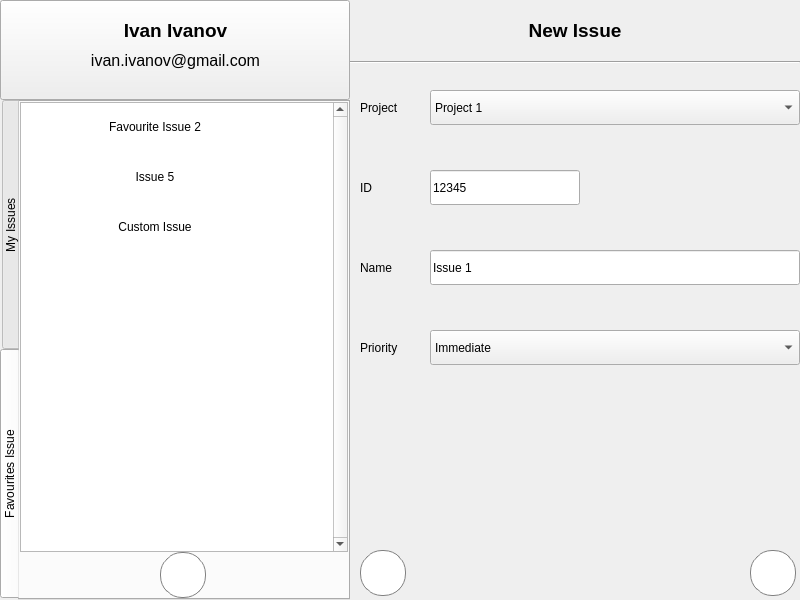
<?xml version="1.0" encoding="UTF-8"?>
<ui version="4.0">
 <class>MainWindow</class>
 <widget class="QMainWindow" name="MainWindow">
  <property name="geometry">
   <rect>
    <x>0</x>
    <y>0</y>
    <width>800</width>
    <height>600</height>
   </rect>
  </property>
  <property name="windowTitle">
   <string>Redmine Tracker</string>
  </property>
  <widget class="QWidget" name="centralwidget">
   <widget class="QPushButton" name="user">
    <property name="geometry">
     <rect>
      <x>0</x>
      <y>0</y>
      <width>350</width>
      <height>100</height>
     </rect>
    </property>
    <property name="text">
     <string/>
    </property>
   </widget>
   <widget class="QLabel" name="user_mail">
    <property name="geometry">
     <rect>
      <x>0</x>
      <y>50</y>
      <width>351</width>
      <height>21</height>
     </rect>
    </property>
    <property name="font">
     <font>
      <pointsize>12</pointsize>
     </font>
    </property>
    <property name="text">
     <string>ivan.ivanov@gmail.com</string>
    </property>
    <property name="alignment">
     <set>Qt::AlignCenter</set>
    </property>
    <property name="wordWrap">
     <bool>true</bool>
    </property>
   </widget>
   <widget class="QLabel" name="user_name">
    <property name="geometry">
     <rect>
      <x>0</x>
      <y>20</y>
      <width>351</width>
      <height>21</height>
     </rect>
    </property>
    <property name="font">
     <font>
      <pointsize>14</pointsize>
      <weight>75</weight>
      <bold>true</bold>
     </font>
    </property>
    <property name="styleSheet">
     <string notr="true">color: black;</string>
    </property>
    <property name="text">
     <string>Ivan Ivanov</string>
    </property>
    <property name="textFormat">
     <enum>Qt::AutoText</enum>
    </property>
    <property name="alignment">
     <set>Qt::AlignCenter</set>
    </property>
    <property name="wordWrap">
     <bool>true</bool>
    </property>
   </widget>
   <widget class="QTabWidget" name="issues_3">
    <property name="geometry">
     <rect>
      <x>0</x>
      <y>100</y>
      <width>350</width>
      <height>500</height>
     </rect>
    </property>
    <property name="styleSheet">
     <string notr="true">QTabBar::tab {
	height: 249px;
	width: 20px;
	color: black;
}</string>
    </property>
    <property name="tabPosition">
     <enum>QTabWidget::West</enum>
    </property>
    <property name="currentIndex">
     <number>1</number>
    </property>
    <property name="elideMode">
     <enum>Qt::ElideNone</enum>
    </property>
    <widget class="QWidget" name="my_issues">
     <attribute name="title">
      <string>My Issues</string>
     </attribute>
     <widget class="QListWidget" name="issues">
      <property name="geometry">
       <rect>
        <x>0</x>
        <y>0</y>
        <width>328</width>
        <height>500</height>
       </rect>
      </property>
      <property name="verticalScrollBarPolicy">
       <enum>Qt::ScrollBarAlwaysOn</enum>
      </property>
      <property name="horizontalScrollBarPolicy">
       <enum>Qt::ScrollBarAlwaysOff</enum>
      </property>
      <property name="dragEnabled">
       <bool>false</bool>
      </property>
      <property name="currentRow">
       <number>-1</number>
      </property>
      <item>
       <property name="text">
        <string/>
       </property>
       <property name="font">
        <font>
         <pointsize>26</pointsize>
        </font>
       </property>
       <property name="flags">
        <set>ItemIsSelectable|ItemIsUserCheckable|ItemIsEnabled</set>
       </property>
      </item>
      <item>
       <property name="text">
        <string/>
       </property>
       <property name="font">
        <font>
         <pointsize>26</pointsize>
        </font>
       </property>
      </item>
      <item>
       <property name="text">
        <string/>
       </property>
       <property name="font">
        <font>
         <pointsize>26</pointsize>
        </font>
       </property>
      </item>
      <item>
       <property name="text">
        <string/>
       </property>
       <property name="font">
        <font>
         <pointsize>26</pointsize>
        </font>
       </property>
      </item>
      <item>
       <property name="text">
        <string/>
       </property>
       <property name="font">
        <font>
         <pointsize>26</pointsize>
        </font>
       </property>
      </item>
     </widget>
     <widget class="QPushButton" name="issue5_button">
      <property name="geometry">
       <rect>
        <x>280</x>
        <y>212</y>
        <width>25</width>
        <height>25</height>
       </rect>
      </property>
      <property name="styleSheet">
       <string notr="true">border: none;</string>
      </property>
      <property name="text">
       <string/>
      </property>
      <property name="icon">
       <iconset resource="resources.qrc">
        <normaloff>:/favourite/not_favourite.png</normaloff>
        <normalon>:/favourite/favourite.png</normalon>:/favourite/not_favourite.png</iconset>
      </property>
      <property name="checkable">
       <bool>true</bool>
      </property>
      <property name="checked">
       <bool>true</bool>
      </property>
     </widget>
     <widget class="QPushButton" name="issue1_button">
      <property name="geometry">
       <rect>
        <x>280</x>
        <y>12</y>
        <width>25</width>
        <height>25</height>
       </rect>
      </property>
      <property name="styleSheet">
       <string notr="true">border: none;</string>
      </property>
      <property name="text">
       <string/>
      </property>
      <property name="icon">
       <iconset resource="resources.qrc">
        <normaloff>:/favourite/not_favourite.png</normaloff>
        <normalon>:/favourite/favourite.png</normalon>:/favourite/not_favourite.png</iconset>
      </property>
      <property name="checkable">
       <bool>true</bool>
      </property>
      <property name="checked">
       <bool>false</bool>
      </property>
     </widget>
     <widget class="QLabel" name="issue5_label">
      <property name="geometry">
       <rect>
        <x>0</x>
        <y>200</y>
        <width>270</width>
        <height>50</height>
       </rect>
      </property>
      <property name="styleSheet">
       <string notr="true">color: black</string>
      </property>
      <property name="text">
       <string>Issue 5</string>
      </property>
      <property name="alignment">
       <set>Qt::AlignCenter</set>
      </property>
      <property name="wordWrap">
       <bool>true</bool>
      </property>
     </widget>
     <widget class="QLabel" name="issue3_label">
      <property name="geometry">
       <rect>
        <x>0</x>
        <y>100</y>
        <width>270</width>
        <height>50</height>
       </rect>
      </property>
      <property name="styleSheet">
       <string notr="true">color: black</string>
      </property>
      <property name="text">
       <string>Issue 3</string>
      </property>
      <property name="alignment">
       <set>Qt::AlignCenter</set>
      </property>
      <property name="wordWrap">
       <bool>true</bool>
      </property>
     </widget>
     <widget class="QPushButton" name="issue2_button">
      <property name="geometry">
       <rect>
        <x>280</x>
        <y>62</y>
        <width>27</width>
        <height>29</height>
       </rect>
      </property>
      <property name="styleSheet">
       <string notr="true">border: none;</string>
      </property>
      <property name="text">
       <string/>
      </property>
      <property name="icon">
       <iconset resource="resources.qrc">
        <normaloff>:/favourite/not_favourite.png</normaloff>
        <normalon>:/favourite/favourite.png</normalon>:/favourite/not_favourite.png</iconset>
      </property>
      <property name="checkable">
       <bool>true</bool>
      </property>
      <property name="checked">
       <bool>true</bool>
      </property>
     </widget>
     <widget class="QLabel" name="issue2_label">
      <property name="geometry">
       <rect>
        <x>0</x>
        <y>50</y>
        <width>270</width>
        <height>50</height>
       </rect>
      </property>
      <property name="styleSheet">
       <string notr="true">color: black</string>
      </property>
      <property name="text">
       <string>Favourite Issue 2</string>
      </property>
      <property name="alignment">
       <set>Qt::AlignCenter</set>
      </property>
      <property name="wordWrap">
       <bool>true</bool>
      </property>
     </widget>
     <widget class="QLabel" name="issue4_label">
      <property name="geometry">
       <rect>
        <x>0</x>
        <y>150</y>
        <width>270</width>
        <height>50</height>
       </rect>
      </property>
      <property name="styleSheet">
       <string notr="true">color: black</string>
      </property>
      <property name="text">
       <string>Issue 4</string>
      </property>
      <property name="alignment">
       <set>Qt::AlignCenter</set>
      </property>
      <property name="wordWrap">
       <bool>true</bool>
      </property>
     </widget>
     <widget class="QPushButton" name="issue4_button">
      <property name="geometry">
       <rect>
        <x>280</x>
        <y>162</y>
        <width>25</width>
        <height>25</height>
       </rect>
      </property>
      <property name="styleSheet">
       <string notr="true">border: none;</string>
      </property>
      <property name="text">
       <string/>
      </property>
      <property name="icon">
       <iconset resource="resources.qrc">
        <normaloff>:/favourite/not_favourite.png</normaloff>
        <normalon>:/favourite/favourite.png</normalon>:/favourite/not_favourite.png</iconset>
      </property>
      <property name="checkable">
       <bool>true</bool>
      </property>
      <property name="checked">
       <bool>false</bool>
      </property>
     </widget>
     <widget class="QLabel" name="issue1_label">
      <property name="geometry">
       <rect>
        <x>0</x>
        <y>0</y>
        <width>270</width>
        <height>50</height>
       </rect>
      </property>
      <property name="styleSheet">
       <string notr="true">color: black</string>
      </property>
      <property name="text">
       <string>Issue 1</string>
      </property>
      <property name="alignment">
       <set>Qt::AlignCenter</set>
      </property>
      <property name="wordWrap">
       <bool>true</bool>
      </property>
     </widget>
     <widget class="QPushButton" name="issue3_button">
      <property name="geometry">
       <rect>
        <x>280</x>
        <y>112</y>
        <width>25</width>
        <height>25</height>
       </rect>
      </property>
      <property name="styleSheet">
       <string notr="true">border: none;</string>
      </property>
      <property name="text">
       <string/>
      </property>
      <property name="icon">
       <iconset resource="resources.qrc">
        <normaloff>:/favourite/not_favourite.png</normaloff>
        <normalon>:/favourite/favourite.png</normalon>:/favourite/not_favourite.png</iconset>
      </property>
      <property name="checkable">
       <bool>true</bool>
      </property>
      <property name="checked">
       <bool>false</bool>
      </property>
     </widget>
    </widget>
    <widget class="QWidget" name="favourite_issues">
     <property name="styleSheet">
      <string notr="true"/>
     </property>
     <attribute name="title">
      <string>Favourites Issue</string>
     </attribute>
     <widget class="QListWidget" name="issues_2">
      <property name="geometry">
       <rect>
        <x>0</x>
        <y>0</y>
        <width>328</width>
        <height>450</height>
       </rect>
      </property>
      <property name="verticalScrollBarPolicy">
       <enum>Qt::ScrollBarAlwaysOn</enum>
      </property>
      <property name="dragEnabled">
       <bool>false</bool>
      </property>
     </widget>
     <widget class="QPushButton" name="issue2_button_2">
      <property name="geometry">
       <rect>
        <x>280</x>
        <y>12</y>
        <width>27</width>
        <height>29</height>
       </rect>
      </property>
      <property name="styleSheet">
       <string notr="true">border: none;</string>
      </property>
      <property name="text">
       <string/>
      </property>
      <property name="icon">
       <iconset resource="resources.qrc">
        <normaloff>:/favourite/favourite.png</normaloff>:/favourite/favourite.png</iconset>
      </property>
      <property name="checkable">
       <bool>true</bool>
      </property>
      <property name="checked">
       <bool>true</bool>
      </property>
     </widget>
     <widget class="QPushButton" name="issue5_button_2">
      <property name="geometry">
       <rect>
        <x>280</x>
        <y>62</y>
        <width>25</width>
        <height>25</height>
       </rect>
      </property>
      <property name="styleSheet">
       <string notr="true">border: none;</string>
      </property>
      <property name="text">
       <string/>
      </property>
      <property name="icon">
       <iconset resource="resources.qrc">
        <normaloff>:/favourite/favourite.png</normaloff>:/favourite/favourite.png</iconset>
      </property>
      <property name="checkable">
       <bool>true</bool>
      </property>
      <property name="checked">
       <bool>true</bool>
      </property>
     </widget>
     <widget class="QLabel" name="issue2_label_2">
      <property name="geometry">
       <rect>
        <x>0</x>
        <y>0</y>
        <width>270</width>
        <height>50</height>
       </rect>
      </property>
      <property name="styleSheet">
       <string notr="true">color: black</string>
      </property>
      <property name="text">
       <string>Favourite Issue 2</string>
      </property>
      <property name="alignment">
       <set>Qt::AlignCenter</set>
      </property>
      <property name="wordWrap">
       <bool>true</bool>
      </property>
     </widget>
     <widget class="QLabel" name="issue5_label_2">
      <property name="geometry">
       <rect>
        <x>0</x>
        <y>50</y>
        <width>270</width>
        <height>50</height>
       </rect>
      </property>
      <property name="styleSheet">
       <string notr="true">color: black</string>
      </property>
      <property name="text">
       <string>Issue 5</string>
      </property>
      <property name="alignment">
       <set>Qt::AlignCenter</set>
      </property>
      <property name="wordWrap">
       <bool>true</bool>
      </property>
     </widget>
     <widget class="QPushButton" name="add_issue">
      <property name="geometry">
       <rect>
        <x>140</x>
        <y>450</y>
        <width>46</width>
        <height>46</height>
       </rect>
      </property>
      <property name="styleSheet">
       <string notr="true">background-color: white;
border-style: solid;
border-width: 1px;
border-radius: 22px;
border-color: gray;
max-width: 44px;
max-height: 44px;
min-width: 44px;
min-height: 44px;</string>
      </property>
      <property name="text">
       <string/>
      </property>
      <property name="icon">
       <iconset resource="resources.qrc">
        <normaloff>:/content/add.png</normaloff>:/content/add.png</iconset>
      </property>
      <property name="iconSize">
       <size>
        <width>24</width>
        <height>24</height>
       </size>
      </property>
      <property name="autoRepeatInterval">
       <number>100</number>
      </property>
      <property name="default">
       <bool>false</bool>
      </property>
      <property name="flat">
       <bool>false</bool>
      </property>
     </widget>
     <widget class="QLabel" name="issue5_label_3">
      <property name="geometry">
       <rect>
        <x>0</x>
        <y>100</y>
        <width>270</width>
        <height>50</height>
       </rect>
      </property>
      <property name="styleSheet">
       <string notr="true">color: black</string>
      </property>
      <property name="text">
       <string>Custom Issue</string>
      </property>
      <property name="alignment">
       <set>Qt::AlignCenter</set>
      </property>
      <property name="wordWrap">
       <bool>true</bool>
      </property>
     </widget>
     <widget class="QPushButton" name="issue5_button_3">
      <property name="geometry">
       <rect>
        <x>280</x>
        <y>112</y>
        <width>25</width>
        <height>25</height>
       </rect>
      </property>
      <property name="styleSheet">
       <string notr="true">border: none;</string>
      </property>
      <property name="text">
       <string/>
      </property>
      <property name="icon">
       <iconset resource="resources.qrc">
        <normaloff>:/favourite/favourite.png</normaloff>:/favourite/favourite.png</iconset>
      </property>
      <property name="checkable">
       <bool>true</bool>
      </property>
      <property name="checked">
       <bool>true</bool>
      </property>
     </widget>
    </widget>
   </widget>
   <widget class="QLabel" name="header_title">
    <property name="geometry">
     <rect>
      <x>400</x>
      <y>0</y>
      <width>350</width>
      <height>60</height>
     </rect>
    </property>
    <property name="font">
     <font>
      <pointsize>14</pointsize>
      <weight>75</weight>
      <bold>true</bold>
     </font>
    </property>
    <property name="cursor">
     <cursorShape>OpenHandCursor</cursorShape>
    </property>
    <property name="styleSheet">
     <string notr="true">color: black;</string>
    </property>
    <property name="text">
     <string>New Issue</string>
    </property>
    <property name="alignment">
     <set>Qt::AlignCenter</set>
    </property>
    <property name="wordWrap">
     <bool>true</bool>
    </property>
   </widget>
   <widget class="Line" name="header_border">
    <property name="geometry">
     <rect>
      <x>350</x>
      <y>60</y>
      <width>450</width>
      <height>5</height>
     </rect>
    </property>
    <property name="orientation">
     <enum>Qt::Horizontal</enum>
    </property>
   </widget>
   <widget class="QPushButton" name="cancel">
    <property name="geometry">
     <rect>
      <x>360</x>
      <y>550</y>
      <width>46</width>
      <height>46</height>
     </rect>
    </property>
    <property name="styleSheet">
     <string notr="true">background-color: white;
border-style: solid;
border-width: 1px;
border-radius: 22px;
border-color: gray;
max-width: 44px;
max-height: 44px;
min-width: 44px;
min-height: 44px;</string>
    </property>
    <property name="text">
     <string/>
    </property>
    <property name="icon">
     <iconset resource="resources.qrc">
      <normaloff>:/content/back.png</normaloff>:/content/back.png</iconset>
    </property>
    <property name="iconSize">
     <size>
      <width>24</width>
      <height>24</height>
     </size>
    </property>
    <property name="checkable">
     <bool>false</bool>
    </property>
    <property name="checked">
     <bool>false</bool>
    </property>
    <property name="autoRepeatInterval">
     <number>100</number>
    </property>
    <property name="default">
     <bool>false</bool>
    </property>
    <property name="flat">
     <bool>false</bool>
    </property>
   </widget>
   <widget class="QPushButton" name="save">
    <property name="geometry">
     <rect>
      <x>750</x>
      <y>550</y>
      <width>46</width>
      <height>46</height>
     </rect>
    </property>
    <property name="styleSheet">
     <string notr="true">background-color: white;
border-style: solid;
border-width: 1px;
border-radius: 22px;
border-color: gray;
max-width: 44px;
max-height: 44px;
min-width: 44px;
min-height: 44px;</string>
    </property>
    <property name="text">
     <string/>
    </property>
    <property name="icon">
     <iconset resource="resources.qrc">
      <normaloff>:/content/save.png</normaloff>:/content/save.png</iconset>
    </property>
    <property name="iconSize">
     <size>
      <width>24</width>
      <height>24</height>
     </size>
    </property>
    <property name="autoRepeatInterval">
     <number>100</number>
    </property>
    <property name="default">
     <bool>false</bool>
    </property>
    <property name="flat">
     <bool>false</bool>
    </property>
   </widget>
   <widget class="QLabel" name="priority_label">
    <property name="geometry">
     <rect>
      <x>360</x>
      <y>330</y>
      <width>60</width>
      <height>35</height>
     </rect>
    </property>
    <property name="styleSheet">
     <string notr="true">color: black;</string>
    </property>
    <property name="text">
     <string>Priority</string>
    </property>
    <property name="alignment">
     <set>Qt::AlignLeading|Qt::AlignLeft|Qt::AlignVCenter</set>
    </property>
   </widget>
   <widget class="QLabel" name="project_label">
    <property name="geometry">
     <rect>
      <x>360</x>
      <y>90</y>
      <width>60</width>
      <height>35</height>
     </rect>
    </property>
    <property name="styleSheet">
     <string notr="true">color: black;</string>
    </property>
    <property name="text">
     <string>Project</string>
    </property>
    <property name="alignment">
     <set>Qt::AlignLeading|Qt::AlignLeft|Qt::AlignVCenter</set>
    </property>
   </widget>
   <widget class="QComboBox" name="edit_project">
    <property name="geometry">
     <rect>
      <x>430</x>
      <y>90</y>
      <width>370</width>
      <height>35</height>
     </rect>
    </property>
    <item>
     <property name="text">
      <string>Project 1</string>
     </property>
    </item>
    <item>
     <property name="text">
      <string>Project 2</string>
     </property>
    </item>
    <item>
     <property name="text">
      <string>Project 3</string>
     </property>
    </item>
   </widget>
   <widget class="QComboBox" name="edit_priority">
    <property name="geometry">
     <rect>
      <x>430</x>
      <y>330</y>
      <width>370</width>
      <height>35</height>
     </rect>
    </property>
    <item>
     <property name="text">
      <string>Immediate</string>
     </property>
    </item>
    <item>
     <property name="text">
      <string>Urgent</string>
     </property>
    </item>
    <item>
     <property name="text">
      <string>High</string>
     </property>
    </item>
    <item>
     <property name="text">
      <string>Normal</string>
     </property>
    </item>
    <item>
     <property name="text">
      <string>Low</string>
     </property>
    </item>
   </widget>
   <widget class="QLabel" name="issue_label">
    <property name="geometry">
     <rect>
      <x>360</x>
      <y>170</y>
      <width>60</width>
      <height>35</height>
     </rect>
    </property>
    <property name="styleSheet">
     <string notr="true">color: black;</string>
    </property>
    <property name="text">
     <string>ID</string>
    </property>
    <property name="alignment">
     <set>Qt::AlignLeading|Qt::AlignLeft|Qt::AlignVCenter</set>
    </property>
   </widget>
   <widget class="QLineEdit" name="edit_issue_id">
    <property name="geometry">
     <rect>
      <x>430</x>
      <y>170</y>
      <width>150</width>
      <height>35</height>
     </rect>
    </property>
    <property name="text">
     <string>12345</string>
    </property>
   </widget>
   <widget class="QLineEdit" name="edit_issue_id_2">
    <property name="geometry">
     <rect>
      <x>430</x>
      <y>250</y>
      <width>370</width>
      <height>35</height>
     </rect>
    </property>
    <property name="text">
     <string>Issue 1</string>
    </property>
   </widget>
   <widget class="QLabel" name="issue_label_2">
    <property name="geometry">
     <rect>
      <x>360</x>
      <y>250</y>
      <width>60</width>
      <height>35</height>
     </rect>
    </property>
    <property name="styleSheet">
     <string notr="true">color: black;</string>
    </property>
    <property name="text">
     <string>Name</string>
    </property>
    <property name="alignment">
     <set>Qt::AlignLeading|Qt::AlignLeft|Qt::AlignVCenter</set>
    </property>
   </widget>
  </widget>
 </widget>
 <resources>
  <include location="resources.qrc"/>
 </resources>
 <connections/>
</ui>
